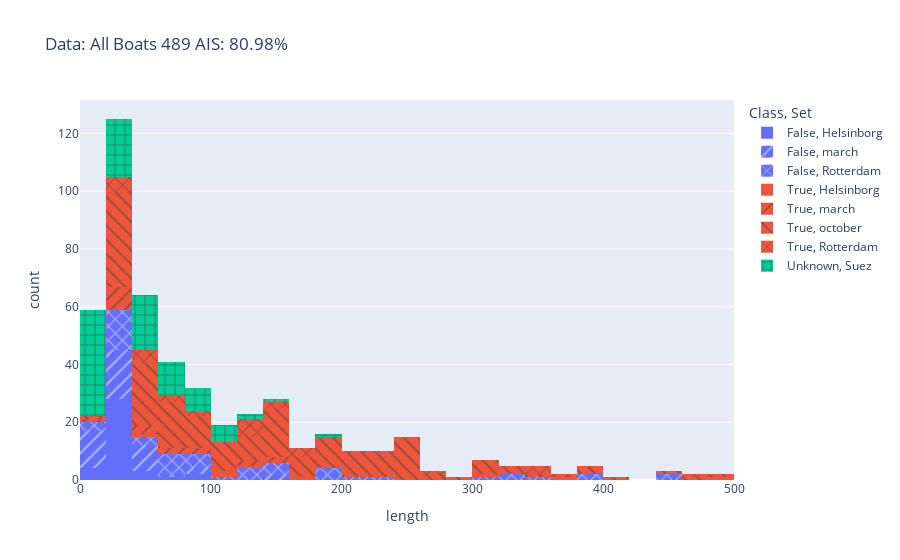

Notebook cell for this chart:
### Code cell
fig = px.histogram(rdf, x="length", color="Class", pattern_shape ="Set", title = f"Data: All Boats {len(rdf)} AIS: {100*len(allais) / len(rdf):.2f}%")
fig.show()

### Figure 1 — Plotly figure (JSON) as saved in the notebook; plotly's stock layout.template omitted (floating-point values rounded to 4 significant figures; data arrays with more than 128 entries replaced by an {"elided": "..."} marker saying what was removed)
{"data": [{"alignmentgroup": "True", "bingroup": "x", "hovertemplate": "Class=False<br>Set=Helsinborg<br>length=%{x}<br>count=%{y}<extra></extra>", "legendgroup": "False, Helsinborg", "marker": {"color": "#636efa", "pattern": {"shape": ""}}, "name": "False, Helsinborg", "offsetgroup": "False, Helsinborg", "orientation": "v", "showlegend": true, "type": "histogram", "x": [22.5, 32.1, 24.42, 25.81, 22.3, 85.51, 22.5, 27.66, 13.83, 56.36, 27.9, 34.27, 50.76, 30.19, 18.06, 54.93, 20.18, 36.12, 27.58, 26.71, 32.9, 21.21, 22.5, 27.66, 18.79, 19.09, 33.54, 25.81, 20.4, 27.04, 77.42, 94.93, 21.32, 24.6, 23.43, 25.54, 29.12, 22.15], "xaxis": "x", "yaxis": "y"}, {"alignmentgroup": "True", "bingroup": "x", "hovertemplate": "Class=False<br>Set=march<br>length=%{x}<br>count=%{y}<extra></extra>", "legendgroup": "False, march", "marker": {"color": "#636efa", "pattern": {"shape": "/"}}, "name": "False, march", "offsetgroup": "False, march", "orientation": "v", "showlegend": true, "type": "histogram", "x": [155.3, 5.308, 19.0, 32.35, 53.31, 20.22, 37.17, 47.06, 30.45, 23.56, 83.21, 19.21, 16.78, 5.248, 50.24, 43.69, 43.48, 39.09, 22.82, 151.9, 16.1, 20.03, 29.29, 42.5, 8.823, 20.17, 27.17, 26.73, 38.19, 43.44, 13.15, 25.98, 35.04, 8.746, 10.87, 43.44, 80.05, 7.029, 4.569, 19.67, 31.02, 56.83, 27.6], "xaxis": "x", "yaxis": "y"}, {"alignmentgroup": "True", "bingroup": "x", "hovertemplate": "Class=False<br>Set=Rotterdam<br>length=%{x}<br>count=%{y}<extra></extra>", "legendgroup": "False, Rotterdam", "marker": {"color": "#636efa", "pattern": {"shape": "x"}}, "name": "False, Rotterdam", "offsetgroup": "False, Rotterdam", "orientation": "v", "showlegend": true, "type": "histogram", "x": [23.72, 24.42, 73.15, 81.84, 82.61, 148.1, 125.6, 29.12, 24.42, 92.42, 18.06, 28.81, 320.7, 216.1, 305.6, 60.37, 32.45, 65.74, 28.3, 24.42, 127.2, 76.63, 18.79, 43.73, 128.8, 19.09, 227.4, 27.9, 455.1, 40.25, 27.66, 74.61, 451.0, 27.58, 63.78, 388.9, 182.7, 397.7, 186.8, 88.64, 98.69, 65.12, 147.0, 188.9, 61.85, 26.71, 342.4, 45.92, 151.1, 198.4, 330.8, 153.0, 38.24, 119.9, 21.21, 129.5], "xaxis": "x", "yaxis": "y"}, {"alignmentgroup": "True", "bingroup": "x", "hovertemplate": "Class=True<br>Set=Helsinborg<br>length=%{x}<br>count=%{y}<extra></extra>", "legendgroup": "True, Helsinborg", "marker": {"color": "#EF553B", "pattern": {"shape": ""}}, "name": "True, Helsinborg", "offsetgroup": "True, Helsinborg", "orientation": "v", "showlegend": true, "type": "histogram", "x": [173.1, 376.3, 497.9, 311.5, 136.2, 46.31, 119.5, 101.1], "xaxis": "x", "yaxis": "y"}, {"alignmentgroup": "True", "bingroup": "x", "hovertemplate": "Class=True<br>Set=march<br>length=%{x}<br>count=%{y}<extra></extra>", "legendgroup": "True, march", "marker": {"color": "#EF553B", "pattern": {"shape": "/"}}, "name": "True, march", "offsetgroup": "True, march", "orientation": "v", "showlegend": true, "type": "histogram", "x": [140.4, 70.81, 45.77, 74.05, 36.44, 91.44, 136.1, 94.34, 9.372, 143.0, 47.02, 55.58, 22.01, 38.51, 27.24, 35.07, 21.55, 20.39, 33.55, 126.2], "xaxis": "x", "yaxis": "y"}, {"alignmentgroup": "True", "bingroup": "x", "hovertemplate": "Class=True<br>Set=october<br>length=%{x}<br>count=%{y}<extra></extra>", "legendgroup": "True, october", "marker": {"color": "#EF553B", "pattern": {"shape": "\\"}}, "name": "True, october", "offsetgroup": "True, october", "orientation": "v", "showlegend": true, "type": "histogram", "x": {"elided": "180 float values"}, "xaxis": "x", "yaxis": "y"}, {"alignmentgroup": "True", "bingroup": "x", "hovertemplate": "Class=True<br>Set=Rotterdam<br>length=%{x}<br>count=%{y}<extra></extra>", "legendgroup": "True, Rotterdam", "marker": {"color": "#EF553B", "pattern": {"shape": "x"}}, "name": "True, Rotterdam", "offsetgroup": "True, Rotterdam", "orientation": "v", "showlegend": true, "type": "histogram", "x": [32.21, 343.0, 69.73, 26.24, 26.2, 327.5, 140.3, 361.5, 207.3, 129.0, 260.1, 189.2, 48.3, 72.76, 127.7, 344.5, 159.9, 391.8, 167.0, 39.86, 94.87, 234.8, 129.9, 40.94, 59.49, 358.7, 258.9, 120.6, 462.4, 312.7, 161.3, 93.36, 161.9, 54.37, 122.5, 54.08, 135.7, 32.45], "xaxis": "x", "yaxis": "y"}, {"alignmentgroup": "True", "bingroup": "x", "hovertemplate": "Class=Unknown<br>Set=Suez<br>length=%{x}<br>count=%{y}<extra></extra>", "legendgroup": "Unknown, Suez", "marker": {"color": "#00cc96", "pattern": {"shape": "+"}}, "name": "Unknown, Suez", "offsetgroup": "Unknown, Suez", "orientation": "v", "showlegend": true, "type": "histogram", "x": [157.9, 56.49, 46.4, 99.28, 108.1, 5.091, 29.49, 48.23, 86.75, 34.64, 7.572, 9.261, 9.334, 13.71, 47.0, 93.77, 12.84, 54.13, 9.795, 48.97, 24.63, 7.225, 51.2, 6.243, 16.32, 9.025, 50.02, 21.47, 29.52, 70.39, 40.31, 6.185, 5.58, 47.15, 68.08, 99.99, 6.841, 61.51, 31.8, 25.34, 5.763, 34.27, 4.686, 117.0, 6.801, 8.746, 11.49, 5.091, 62.37, 63.22, 55.23, 23.88, 78.83, 110.8, 5.308, 7.428, 5.341, 4.5, 61.28, 52.68, 111.9, 49.71, 32.08, 21.6, 105.2, 15.84, 5.341, 6.742, 7.225, 3.818, 66.47, 74.29, 47.51, 41.29, 11.46, 89.6, 90.82, 61.62, 87.83, 35.61, 22.27, 126.9, 4.264, 17.81, 43.14, 52.95, 30.62, 60.56, 22.63, 7.5, 50.44, 29.1, 6.788, 5.955, 6.997, 100.7, 72.36, 133.7, 37.76, 17.56, 36.08, 93.53, 24.28, 37.78, 55.0, 185.3], "xaxis": "x", "yaxis": "y"}], "layout": {"barmode": "relative", "legend": {"title": {"text": "Class, Set"}, "tracegroupgap": 0}, "title": {"text": "Data: All Boats 489 AIS: 80.98%"}, "xaxis": {"anchor": "y", "domain": [0, 1], "title": {"text": "length"}}, "yaxis": {"anchor": "x", "domain": [0, 1], "title": {"text": "count"}}}}
